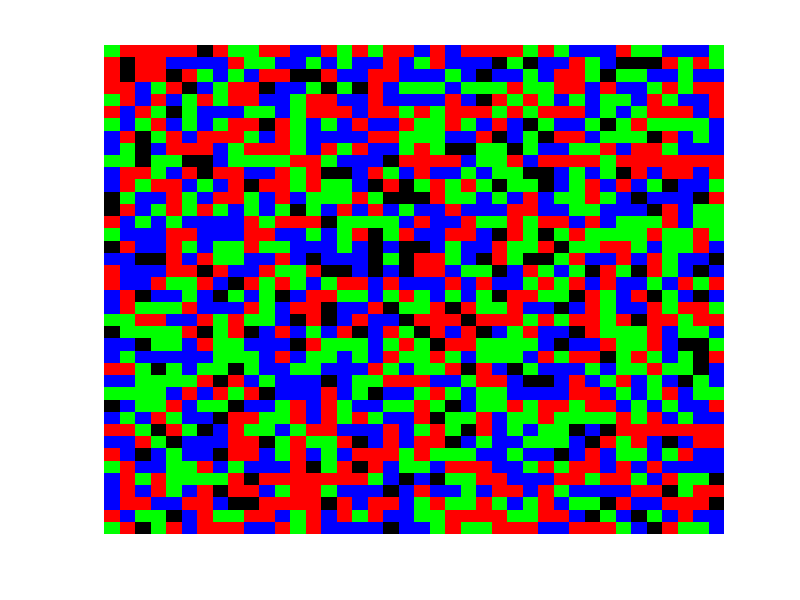
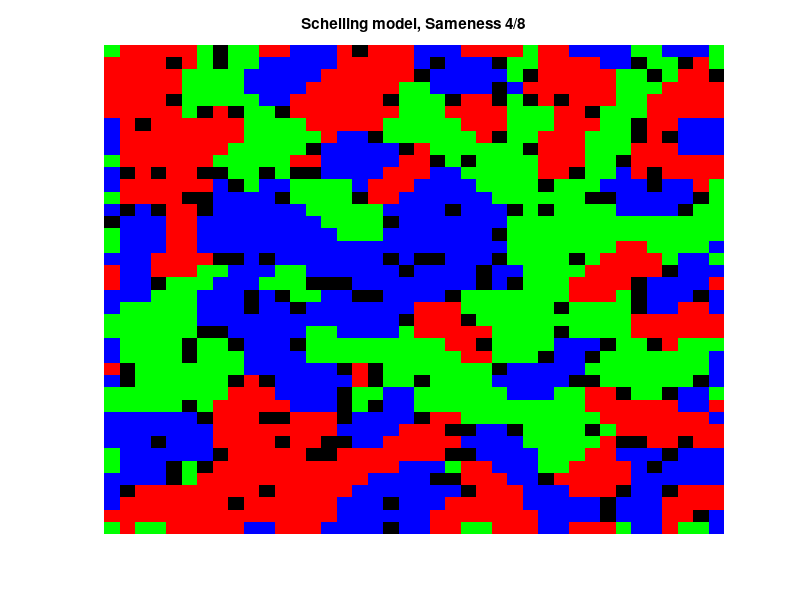
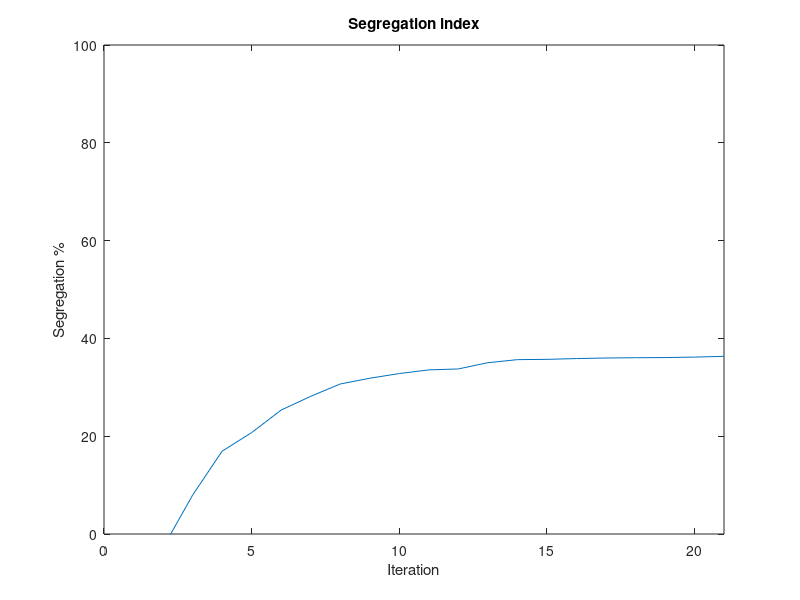

The MATLAB script that drew these images, in order:
% SYDE 332
% Racial Segregation Model Attempt

% size of grid
n = 40;

% proportion of vacancies
vacanicies_proportion = 0.1;

% number of races
T = 3;

% colors
map = [0 0 0; 1 0 0; 0 1 0; 0 0 1];

% racial dispreference parameter
% minimum fraction of friends that I need to be satisfied
sameness = 4/8;

max_iterations = 10000;

% initialize
z = zeros(n);

for i=1:n
    for j=1:n
        if rand > vacanicies_proportion
            z(i,j) = randi(T);
        end
    end
end

[row,col] = find(z(:,:,1)==0);
pos_vacancies = [row col];

figure,
imagesc(z);
colormap(map);
axis('off');

number_of_moves = zeros(1,max_iterations);

%% run simulation
total_neighbours = 8;
seg_index = [];

for k=1:max_iterations
    x = randperm(n);
    for i=x
        y = randperm(n);
        for j=y
            if z(i,j)~=0
                not_like_me = 0;

                if i~=1 && z(i-1,j) ~= z(i,j) && z(i-1,j) ~=0
                    not_like_me = not_like_me +1;
                end
                if i~=n && z(i+1,j) ~= z(i,j) && z(i+1,j) ~=0
                    not_like_me = not_like_me +1;
                end
                if j~=1 && z(i,j-1) ~= z(i,j) && z(i,j-1) ~=0
                    not_like_me = not_like_me +1;
                end
                if j~=n && z(i,j+1) ~= z(i,j) && z(i,j+1) ~=0
                    not_like_me = not_like_me +1;
                end
                if i~=1 && j~=1 && z(i-1,j-1) ~= z(i,j) && z(i-1,j-1) ~= 0
                    not_like_me = not_like_me +1;
                end
                if i~=1 && j~=n && z(i-1,j+1) ~= z(i,j) && z(i-1,j+1) ~= 0
                    not_like_me = not_like_me +1;
                end
                if i~=n && j~=1 && z(i+1,j-1) ~= z(i,j) && z(i+1,j-1) ~= 0
                    not_like_me = not_like_me +1;
                end
                if i~=n && j~=n && z(i+1,j+1) ~= z(i,j) && z(i+1,j+1) ~= 0
                    not_like_me = not_like_me +1;
                end
                
                friends = total_neighbours - not_like_me;

                if friends/total_neighbours < sameness
                    
                    idx = randperm(length(pos_vacancies));
                    
                    p = 1;
                    
                    new_x = pos_vacancies(idx(p),1);
                    new_y = pos_vacancies(idx(p),2);

                    z(new_x,new_y) = z(i,j);
                    z(i,j) = 0;
                    number_of_moves(k) = number_of_moves(k) + 1;
                    pos_vacancies(idx(p),1) = i;
                    pos_vacancies(idx(p),2) = j;
                    

                end
            end
%             imagesc(z);
%             colormap(map);
%             axis('off');
%             pause(0.0001);

        end
    end
    if number_of_moves(k) == 0
        disp('number of iterations to convergence: ')
        disp(k);
        disp('total number of moves to convergence: ')
        disp(sum(number_of_moves))
        break;
    end
    
    SAME = [];

    for i=1:n
        for j=1:n

            race = z(i,j,1);
            s = 0;

            % Check that z(i,j,1) isn't a vacancy
            if race
                num_neighbours = 0;

                if i > 1 
                    if z(i-1,j,1) == race
                        s = s + 1;
                    end
                    
                    if z(i-1,j,1)
                        num_neighbours = num_neighbours + 1;
                    end
                    
                    if j > 1 
                        if z(i-1,j-1,1) == race
                            s = s + 1;
                        end
                        
                        if z(i-1,j-1,1)
                            num_neighbours = num_neighbours + 1;
                        end
                    end
                    
                    if j < n 
                        if z(i-1, j+1, 1) == race
                            s = s + 1;
                        end
                        
                        if z(i-1, j+1, 1)
                            num_neighbours = num_neighbours + 1;
                        end
                    end
                end

                if i < n 
                    if z(i+1,j,1) == race
                        s = s + 1;
                    end
                    
                    if z(i+1, j, 1)
                        num_neighbours = num_neighbours + 1;
                    end
                    
                    if j > 1 
                        if z(i+1,j-1,1) == race
                            s = s + 1;
                        end
                        
                        if z(i+1, j-1, 1)
                            num_neighbours = num_neighbours + 1;
                        end
                    end
                    
                    if j < n
                        if z(i+1, j+1, 1) == race
                            s = s + 1;
                        end
                        
                        if z(i+1, j+1, 1)
                            num_neighbours = num_neighbours + 1;
                        end
                    end
 
                end

                if j > 1 
                    if z(i,j-1,1) == race
                        s = s + 1;
                    end
                    
                    if z(i, j-1, 1)
                        num_neighbours = num_neighbours + 1;
                    end
                end

                if j < n 
                    if z(i,j+1,1) == race
                        s = s + 1;
                    end
                    
                    if z(i, j+1, 1)
                        num_neighbours = num_neighbours + 1;
                    end
                end 
                
            end
            
            SAME(i,j) = s/num_neighbours;
            
        end
    end
    
    mean(SAME)
    seg_index = [seg_index, (mean(mean(SAME))-0.5)*2*100];
    
end

seg_index

figure,
imagesc(z);
colormap(map);
title(['Schelling model, Sameness ' num2str(sameness*8) '/8']);
axis('off');

figure,
plot(seg_index);
title('Segregation index');
axis([0 inf 0 100]);
xlabel('Iteration'), ylabel('Segregation %');

%% plot number of moves
% iterant = 1:max_iterations;
% figure,
% plot(log10(iterant), log10(number_of_moves));
